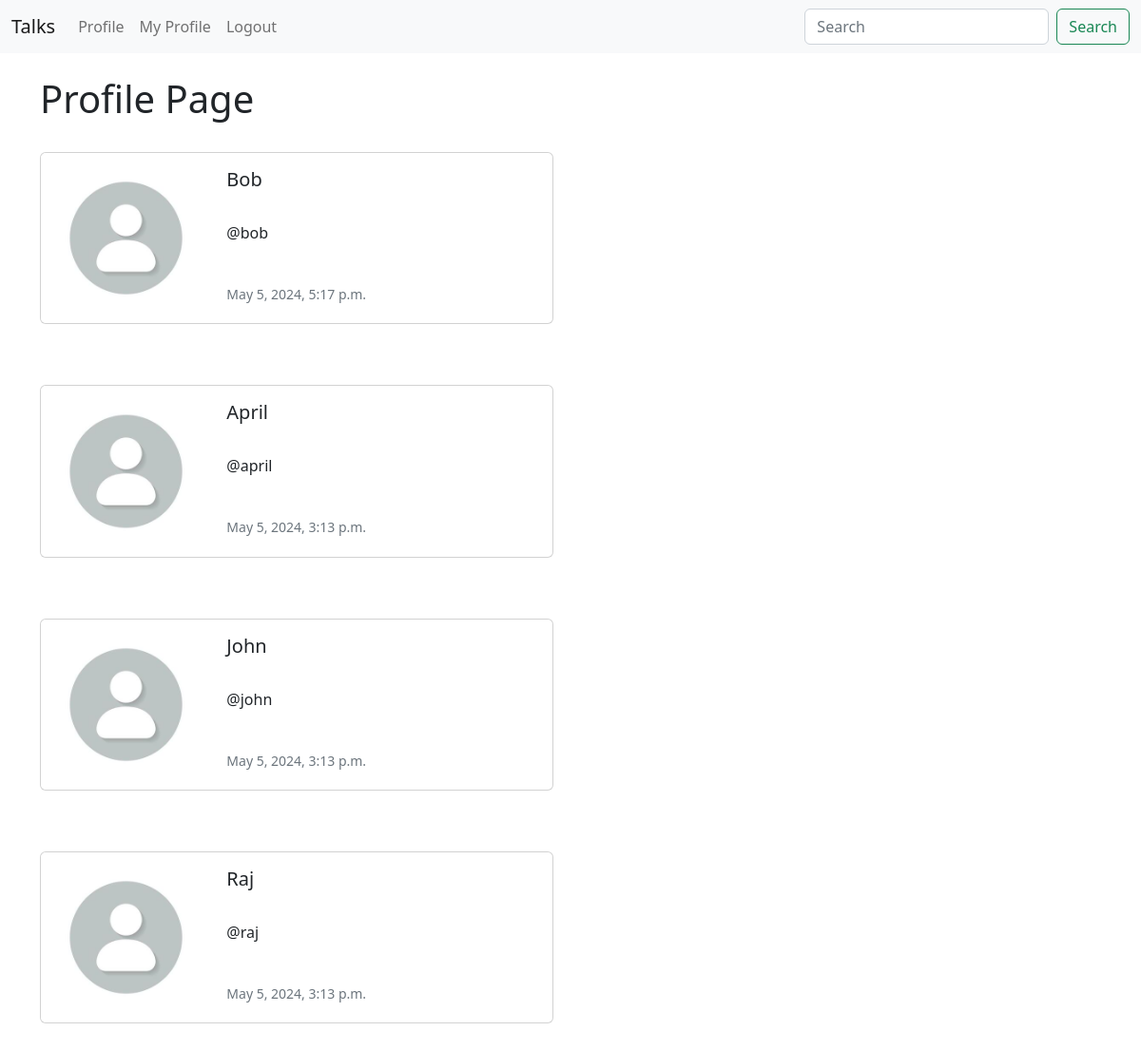
Screenshot of /profile_list/ (signed in) with the database file from the repository.
### Talks/models.py (models this page shows, shortened)
class Profile(models.Model):
    user = models.OneToOneField(User, on_delete=models.CASCADE)
    follows = models.ManyToManyField(
        "self", related_name="followed_by", symmetrical=False, blank=True)
    date_modifiled = models.DateTimeField(User, auto_now=True)

### Talks/views.py (the view)
# urls.py: path('profile_list/', views.profile_list, name='profile_list'),
def profile_list(request):
    if request.user.is_authenticated:
        profiles = Profile.objects.exclude(user=request.user)
        return render(request, 'profile.html', {"profiles": profiles})
    else:
        messages.success(
            request, ("You must be Logged In to access this page.."))
        return redirect('home')

### Talks/templates/profile.html
{% extends 'base.html' %}
{% load static %}
{% block content %}
    <h1>Profile Page</h1>
    <br>
    {% if profiles %}
        {% for profile in profiles %}
        <div class="card mb-3" style="max-width: 540px;">
            <div class="row g-0">
              <div class="col-md-4">
                <img src="{% static 'default_img.jpg' %}" class="img-fluid rounded-start" alt="Profile Img">
              </div>
              <div class="col-md-8">
                <div class="card-body">
                  <h5 class="card-title">{{ profile.user.username }}</h5><br>
                  <p class="card-text">@{{ profile.user.username|lower }}</p><br>
                  <p class="card-text"><small class="text-muted">{{ profile.date_modifiled }}</small></p>
                </div>
              </div>
            </div>
          </div>
          <br></br>
        {% endfor %}
    {% endif %}
{% endblock %}

### rows the page displays
Profile: user.username "Bob", user.username "bob", date_modifiled "May 5, 2024, 5:17 p.m."
Profile: user.username "April", user.username "april", date_modifiled "May 5, 2024, 3:13 p.m."
Profile: user.username "John", user.username "john", date_modifiled "May 5, 2024, 3:13 p.m."
Profile: user.username "Raj", user.username "raj", date_modifiled "May 5, 2024, 3:13 p.m."
